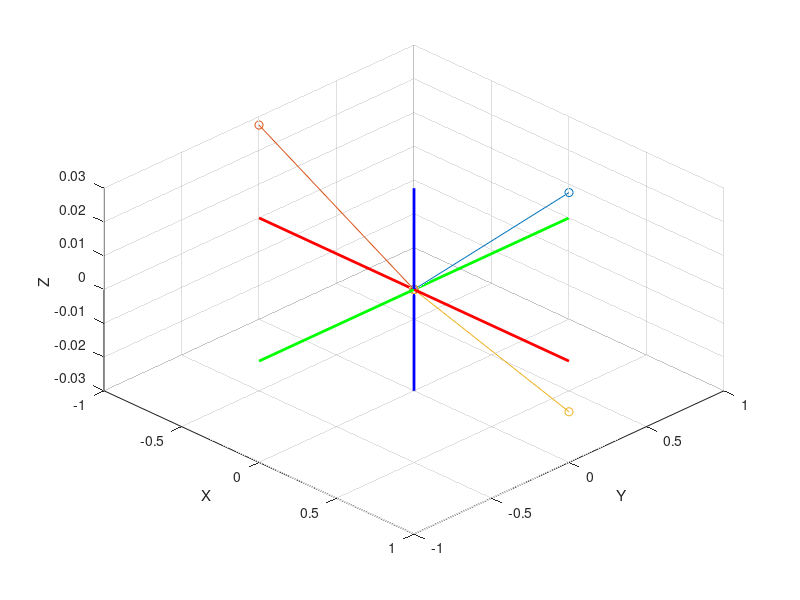

The MATLAB source for this figure:
% 境界の上限をチェックするプログラム

clear;

addpath('.', '-end');

% 力の成分
f1 = [0 1 0];
f2 = [-1 0 0];
f3 = [1 0 0];

% 位置ベクトル
l1 = [0.0075 0.03 0];
l2 = [0.005 0.0275 0];
l3 = [-0.005 0.015 0];

m1 = [];
m2 = [];
m3 = [];

count = 1;

for i = 0:1
    edit_f1= i * f1;
    edit_f2 = i * f2;
    edit_f3 = i * f3;

    now_moment1 = cross(l1, edit_f1);
    now_moment2 = cross(l2, edit_f2);
    now_moment3 = cross(l3, edit_f3);

    wrench_f1 = [edit_f1(1) edit_f1(2) now_moment1(3)];
    wrench_f2 = [edit_f2(1) edit_f2(2) now_moment2(3)];
    wrench_f3 = [edit_f3(1) edit_f3(2) now_moment3(3)];

    m1 = [m1; wrench_f1];
    m2 = [m2; wrench_f2];
    m3 = [m3; wrench_f3];
end

moment_point1 = m1(end, :);
moment_point2 = m2(end, :);
moment_point3 = m3(end, :);

%plane1_coefficient = cross(moment_point1, moment_point2);

x = [0, moment_point1(1)];
y = [0, moment_point1(2)];
z = [0, moment_point1(3)];

x2 = [0, moment_point2(1)];
y2 = [0, moment_point2(2)];
z2 = [0, moment_point2(3)];

x3 = [0, moment_point3(1)];
y3 = [0, moment_point3(2)];
z3 = [0, moment_point3(3)];

% グラフ描画開始
figure;

hold on;

% wrenchに関する直線を描画
plot3(x, y, z, '-o');
plot3(x2, y2, z2, '-o');
plot3(x3, y3, z3, '-o');
grid on;

% ラベルの描画
xlabel('X');
ylabel('Y');
zlabel('Z');

% グラフの範囲を設定
xlim([-1, 1]);
ylim([-1, 1]);
zlim([-0.03, 0.03]);

view(45, 45);

% 軸線を描画
line([min(xlim) max(xlim)], [0 0], [0 0], 'Color', 'red', 'LineWidth', 2);
line([0 0], [min(ylim) max(ylim)], [0 0], 'Color', 'green', 'LineWidth', 2);
line([0 0], [0 0], [min(zlim) max(zlim)], 'Color', 'blue', 'LineWidth', 2);

hold off;